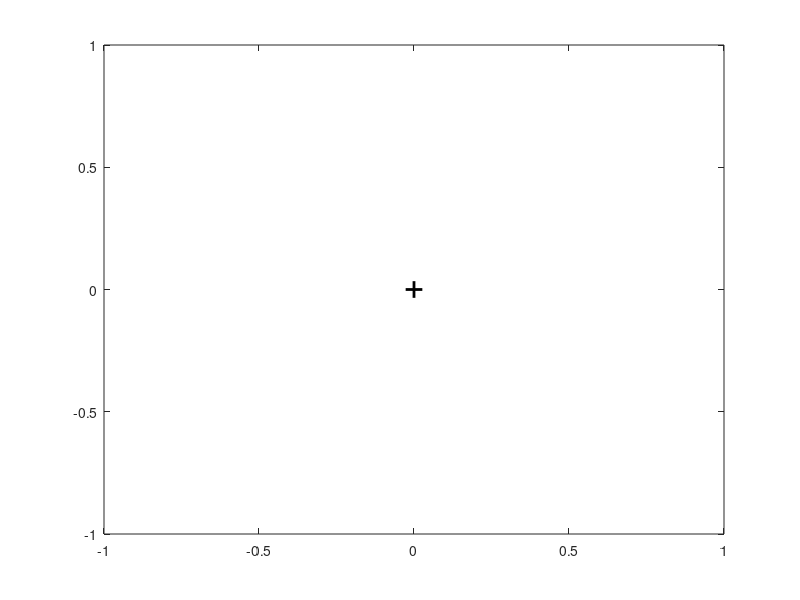

Write the MATLAB code that produced this figure. (Note: this script raises an error after producing the figure.)
% =========================================================================
% plot_Ruu_yref_comparison.m
%
% For a set of user-specified x_ref positions, loads the R_uu correlation
% map from each y_ref folder whose x_ref is closest to the requested value,
% and overlays the isocontour at a chosen rho level for all y_ref values
% on a single axes — one figure per requested x_ref position.
%
% This lets you directly compare how the correlation structure shape
% changes with wall-normal position at a fixed streamwise location.
%
% Author:  Ashley Kwong 
% Date:    April 2026
% =========================================================================

clear; clc; close all;

%% ===================== USER INPUTS =====================

% Full paths to each sweep folder — one per y_ref
sweepFolders = {
    'D:\FULLYPROCESSEDY235AOAN04AOAFN06PIVDATA\sweep_x_yref2.0'
    'D:\FULLYPROCESSEDY235AOAN04AOAFN06PIVDATA\two_point_covariance_20260414_120505\sweep_x_yref2.6'
    'D:\FULLYPROCESSEDY235AOAN04AOAFN06PIVDATA\two_point_covariance_20260414_120904\sweep_x_yref4.6'
    'D:\FULLYPROCESSEDY235AOAN04AOAFN06PIVDATA\two_point_covariance_20260414_140922\sweep_x_yref8.0'
    'D:\FULLYPROCESSEDY235AOAN04AOAFN06PIVDATA\two_point_covariance_20260414_141202\sweep_x_yref14.0'
    'D:\FULLYPROCESSEDY235AOAN04AOAFN06PIVDATA\two_point_covariance_20260414_152812\sweep_x_yref24.5'
    'D:\FULLYPROCESSEDY235AOAN04AOAFN06PIVDATA\two_point_covariance_20260414_170430\sweep_x_yref42.7'
    'D:\FULLYPROCESSEDY235AOAN04AOAFN06PIVDATA\sweep_x_yref89.1'
};

% Numerical y_ref values matching folder order (mm)
y_vals = [2.0, 2.6, 4.6, 8.0, 14.0, 24.5, 42.7 89.1];

% x_ref positions to inspect (mm) — script finds closest available file
x_targets = [350, 711, 1000];

% Correlation threshold for isocontour
rho_level = 1/exp(1);

% Search box (mm) — must match what was used in analyse_Ruu_maps.m
dx_back = 300;   % upstream
dx_fwd  = 600;   % downstream

%% ===================== COLOUR SCHEME =====================

nY    = numel(sweepFolders);
nX    = numel(x_targets);

% y_ref gradient: light blue (near wall) -> dark navy (outer)
cmapY = zeros(nY, 3);
for i = 1:nY
    t = (i-1) / max(nY-1, 1);
    cmapY(i,:) = (1-t)*[0.75 0.88 1.0] + t*[0.0 0.05 0.25];
end

%% ===================== PARSE y_ref FROM FOLDER NAMES =====================

% Extract y_ref from folder name for file search pattern
yref_strs = cell(nY, 1);
for iY = 1:nY
    tok = regexp(sweepFolders{iY}, 'sweep_x_yref([\d.]+)', 'tokens', 'once');
    if ~isempty(tok)
        yref_strs{iY} = tok{1};
    else
        yref_strs{iY} = sprintf('%.1f', y_vals(iY));
    end
end

%% ===================== MAIN LOOP OVER x_targets =====================

for iX = 1:nX

    x_target = x_targets(iX);
    fprintf('\n========================================\n');
    fprintf('x_target = %.1f mm\n', x_target);

    figure('Color','w', ...
        'Position', [50 + (iX-1)*30, 80 + (iX-1)*30, 900, 600], ...
        'Name', sprintf('R_{uu} contours at x_{ref} \\approx %.0f mm', x_target));
    ax = axes; hold on; box on;

    x_found = nan(nY, 1);   % actual x_ref used for each y_ref

    for iY = 1:nY

        thisDir = sweepFolders{iY};

        % --- Load grid ---
        gridFile = fullfile(thisDir, 'grid.mat');
        if ~isfile(gridFile)
            warning('No grid.mat in %s — skipping', thisDir);
            continue;
        end
        G      = load(gridFile, 'worldX_merged', 'worldY_merged');
        worldX = double(G.worldX_merged);
        worldY = double(G.worldY_merged);

        x_min_domain = min(worldX(:));
        x_max_domain = max(worldX(:));
        y_min_domain = min(worldY(:));
        y_max_domain = max(worldY(:));

        % --- Find file with closest x_ref ---
        pattern = sprintf('R_uu_xref*_yref%s.mat', yref_strs{iY});
        files   = dir(fullfile(thisDir, pattern));
        if isempty(files)
            warning('No files matching %s in %s — skipping', pattern, thisDir);
            continue;
        end

        % Parse x_ref from each filename
        xr_available = nan(numel(files), 1);
        for f = 1:numel(files)
            tok = regexp(files(f).name, ...
                'R_uu_xref([-+]?\d*\.?\d+)_yref', 'tokens', 'once');
            if ~isempty(tok)
                xr_available(f) = str2double(tok{1});
            end
        end

        % Find closest
        [~, iClosest] = min(abs(xr_available - x_target));
        chosenFile    = fullfile(thisDir, files(iClosest).name);
        xr_actual     = xr_available(iClosest);
        x_found(iY)   = xr_actual;

        fprintf('  y_ref = %5.1f mm | using x_ref = %.2f mm  (%s)\n', ...
            y_vals(iY), xr_actual, files(iClosest).name);

        % --- Load correlation map ---
        S  = load(chosenFile, 'R_s', 'xr', 'yr');
        R  = double(S.R_s);
        xr = double(S.xr);
        yr = double(S.yr);

        % --- Delta grids ---
        dX = worldX - xr;
        dY = worldY - yr;

        % --- Clamped search box ---
        x_lo = max(xr - dx_back, x_min_domain);
        x_hi = min(xr + dx_fwd,  x_max_domain);

        boxMask         = (dX >= -(xr - x_lo)) & (dX <= (x_hi - xr));
        R_box           = R;
        R_box(~boxMask) = NaN;
        R_box(R_box >  1.0) = 1.0;
        R_box(R_box < -1.0) = NaN;

        dX_box           = dX;  dX_box(~boxMask) = NaN;
        dY_box           = dY;  dY_box(~boxMask) = NaN;

        dx_vec = dX(1,:);
        dy_vec = dY(:,1);

        % --- Extract isocontour of origin-connected region ---
        mask = R_box >= rho_level;
        if sum(mask(:)) < 5
            fprintf('    WARNING: fewer than 5 points above threshold — skipping\n');
            continue;
        end

        % Find origin pixel
        dist2           = dX.^2 + dY.^2;
        dist2(~boxMask) = Inf;
        [~, i0]         = min(dist2(:));

        % Connected components
        CC = bwconncomp(mask);
        if CC.NumObjects == 0, continue; end

        regionIdx = 0;
        for r = 1:CC.NumObjects
            if any(CC.PixelIdxList{r} == i0)
                regionIdx = r;
                break;
            end
        end
        if regionIdx == 0
            regionSizes = cellfun(@numel, CC.PixelIdxList);
            [~, regionIdx] = max(regionSizes);
        end

        mask_origin = false(size(mask));
        mask_origin(CC.PixelIdxList{regionIdx}) = true;

        % Extract boundary of origin region
        B = bwboundaries(mask_origin);

        for b = 1:numel(B)
            bnd    = B{b};
            bnd_dx = dx_vec(bnd(:,2));
            bnd_dy = dy_vec(bnd(:,1));
            plot(ax, bnd_dx, bnd_dy, '-', ...
                'Color',       cmapY(iY,:), ...
                'LineWidth',   2.0, ...
                'DisplayName', sprintf('y_{ref} = %.1f mm', y_vals(iY)));
        end

        % Bounding box
        dX_pts = dX_box(mask_origin);
        dY_pts = dY_box(mask_origin);
        Lxu = abs(min(dX_pts));
        Lxd = max(dX_pts);
        Lyt = max(dY_pts);
        Lyb = abs(min(dY_pts));

        bx = [-Lxu,  Lxd,  Lxd, -Lxu, -Lxu];
        by = [-Lyb, -Lyb,  Lyt,  Lyt, -Lyb];
        plot(ax, bx, by, '--', ...
            'Color',            cmapY(iY,:), ...
            'LineWidth',        0.8, ...
            'HandleVisibility', 'off');

    end % y_ref loop

    % --- Reference point marker and zero lines ---
    plot(ax, 0, 0, 'k+', 'MarkerSize', 12, 'LineWidth', 2, ...
        'HandleVisibility', 'off');
    xline(ax, 0, 'k:', 'LineWidth', 0.8, 'HandleVisibility', 'off');
    yline(ax, 0, 'k:', 'LineWidth', 0.8, 'HandleVisibility', 'off');

    % Deduplicate legend entries (one per y_ref)
    h = get(ax, 'Children');
    seen   = false(nY, 1);
    hKeep  = gobjects(0);
    for k = 1:numel(h)
        dn = get(h(k), 'DisplayName');
        for iY = 1:nY
            lbl = sprintf('y_{ref} = %.1f mm', y_vals(iY));
            if strcmp(dn, lbl) && ~seen(iY)
                seen(iY)  = true;
                hKeep(end+1) = h(k); %#ok<AGROW>
            end
        end
    end
    legend(ax, hKeep, 'Location', 'best', 'FontSize', 9);

    % Report actual x_ref values used
    x_found_str = strjoin(arrayfun(@(v) sprintf('%.1f', v), ...
        x_found(isfinite(x_found)), 'UniformOutput', false), ', ');

    xlabel(ax, '\Deltax  (mm)');
    ylabel(ax, '\Deltay  (mm)');
    title(ax, sprintf(['R_{uu} isocontour  [\\rho = 1/e]  |  ' ...
        'x_{target} = %.0f mm  (actual x_{ref}: %s mm)'], ...
        x_target, x_found_str), 'FontSize', 10);
    grid(ax, 'on');
    set(ax, 'YDir', 'normal');
    axis(ax, 'equal');

end % x_target loop

%% ===================== COLOUR SCHEME =====================

nY = numel(sweepFolders);
nX = numel(x_targets);

% x_ref colour: light (upstream) -> dark (downstream)
cmapX = zeros(nX, 3);
for i = 1:nX
    t = (i-1) / max(nX-1, 1);
    cmapX(i,:) = (1-t)*[0.95 0.70 0.30] + t*[0.50 0.05 0.05];
end

%% ===================== PARSE y_ref STRINGS FROM FOLDER NAMES =====================

yref_strs = cell(nY, 1);
for iY = 1:nY
    tok = regexp(sweepFolders{iY}, 'sweep_x_yref([\d.]+)', 'tokens', 'once');
    if ~isempty(tok)
        yref_strs{iY} = tok{1};
    else
        yref_strs{iY} = sprintf('%.1f', y_vals(iY));
    end
end

%% ===================== FIGURE: nY x 1 SUBPLOTS =====================

figure('Color','w', ...
    'Position', [50 30 800 220*nY], ...
    'Name',     'R_{uu} isocontour evolution in x_{ref} — per y_{ref}');

axAll = gobjects(nY, 1);

for iY = 1:nY

    axAll(iY) = subplot(nY, 1, iY);
    hold on; box on;

    thisDir = sweepFolders{iY};

    % --- Load grid ---
    gridFile = fullfile(thisDir, 'grid.mat');
    if ~isfile(gridFile)
        warning('No grid.mat in %s — skipping', thisDir);
        title(axAll(iY), sprintf('y_{ref} = %.1f mm — NO GRID', y_vals(iY)));
        continue;
    end
    G      = load(gridFile, 'worldX_merged', 'worldY_merged');
    worldX = double(G.worldX_merged);
    worldY = double(G.worldY_merged);

    x_min_domain = min(worldX(:));
    x_max_domain = max(worldX(:));

    % --- Find all available files and their x_ref values ---
    pattern = sprintf('R_uu_xref*_yref%s.mat', yref_strs{iY});
    files   = dir(fullfile(thisDir, pattern));
    if isempty(files)
        warning('No files matching %s — skipping', pattern);
        title(axAll(iY), sprintf('y_{ref} = %.1f mm — NO FILES', y_vals(iY)));
        continue;
    end

    xr_available = nan(numel(files), 1);
    for f = 1:numel(files)
        tok = regexp(files(f).name, ...
            'R_uu_xref([-+]?\d*\.?\d+)_yref', 'tokens', 'once');
        if ~isempty(tok)
            xr_available(f) = str2double(tok{1});
        end
    end

    fprintf('\ny_ref = %.1f mm\n', y_vals(iY));

    x_found = nan(nX, 1);

    for iX = 1:nX

        x_target = x_targets(iX);

        % Find closest file
        [~, iClosest] = min(abs(xr_available - x_target));
        chosenFile    = fullfile(thisDir, files(iClosest).name);
        xr_actual     = xr_available(iClosest);
        x_found(iX)   = xr_actual;

        fprintf('  x_target = %6.1f mm | using x_ref = %.2f mm\n', ...
            x_target, xr_actual);

        % --- Load ---
        S  = load(chosenFile, 'R_s', 'xr', 'yr');
        R  = double(S.R_s);
        xr = double(S.xr);
        yr = double(S.yr);

        % --- Delta grids ---
        dX = worldX - xr;
        dY = worldY - yr;

        % --- Clamped search box ---
        x_lo = max(xr - dx_back, x_min_domain);
        x_hi = min(xr + dx_fwd,  x_max_domain);

        boxMask         = (dX >= -(xr - x_lo)) & (dX <= (x_hi - xr));
        R_box           = R;
        R_box(~boxMask) = NaN;
        R_box(R_box >  1.0) = 1.0;
        R_box(R_box < -1.0) = NaN;

        dX_box           = dX;  dX_box(~boxMask) = NaN;
        dY_box           = dY;  dY_box(~boxMask) = NaN;

        dx_vec = dX(1,:);
        dy_vec = dY(:,1);

        % --- Threshold mask ---
        mask = R_box >= rho_level;
        if sum(mask(:)) < 5
            fprintf('    WARNING: fewer than 5 points above threshold\n');
            continue;
        end

        % --- Find origin pixel ---
        dist2           = dX.^2 + dY.^2;
        dist2(~boxMask) = Inf;
        [~, i0]         = min(dist2(:));

        % --- Connected components ---
        CC = bwconncomp(mask);
        if CC.NumObjects == 0, continue; end

        regionIdx = 0;
        for r = 1:CC.NumObjects
            if any(CC.PixelIdxList{r} == i0)
                regionIdx = r;
                break;
            end
        end
        if regionIdx == 0
            regionSizes = cellfun(@numel, CC.PixelIdxList);
            [~, regionIdx] = max(regionSizes);
        end

        mask_origin = false(size(mask));
        mask_origin(CC.PixelIdxList{regionIdx}) = true;

        % --- Draw isocontour ---
        B = bwboundaries(mask_origin);
        for b = 1:numel(B)
            bnd    = B{b};
            bnd_dx = dx_vec(bnd(:,2));
            bnd_dy = dy_vec(bnd(:,1));
            plot(axAll(iY), bnd_dx, bnd_dy, '-', ...
                'Color',       cmapX(iX,:), ...
                'LineWidth',   1.8, ...
                'DisplayName', sprintf('x_{ref} = %.0f mm', xr_actual));
        end

        % --- Bounding box (dashed) ---
        dX_pts = dX_box(mask_origin);
        dY_pts = dY_box(mask_origin);
        if numel(dX_pts) >= 5
            Lxu = abs(min(dX_pts));
            Lxd = max(dX_pts);
            Lyt = max(dY_pts);
            Lyb = abs(min(dY_pts));
            bx  = [-Lxu,  Lxd,  Lxd, -Lxu, -Lxu];
            by  = [-Lyb, -Lyb,  Lyt,  Lyt, -Lyb];
            plot(axAll(iY), bx, by, '--', ...
                'Color',            cmapX(iX,:), ...
                'LineWidth',        0.7, ...
                'HandleVisibility', 'off');
        end

    end % x_target loop

    % Reference point marker and zero lines
    plot(axAll(iY), 0, 0, 'k+', 'MarkerSize', 10, 'LineWidth', 2, ...
        'HandleVisibility', 'off');
    xline(axAll(iY), 0, 'k:', 'LineWidth', 0.8, 'HandleVisibility', 'off');
    yline(axAll(iY), 0, 'k:', 'LineWidth', 0.8, 'HandleVisibility', 'off');

    % Deduplicate legend — one entry per x_target
    h    = get(axAll(iY), 'Children');
    seen = false(nX, 1);
    hKeep = gobjects(0);
    for k = 1:numel(h)
        dn = get(h(k), 'DisplayName');
        for iX = 1:nX
            lbl = sprintf('x_{ref} = %.0f mm', x_found(iX));
            if strcmp(dn, lbl) && ~seen(iX)
                seen(iX)     = true;
                hKeep(end+1) = h(k); %#ok<AGROW>
            end
        end
    end
    legend(axAll(iY), hKeep, 'Location', 'eastoutside', 'FontSize', 8);

    ylabel(axAll(iY), '\Deltay  (mm)');
    title(axAll(iY), ...
        sprintf('y_{ref} = %.1f mm', y_vals(iY)), ...
        'FontWeight', 'normal', 'FontSize', 10);
    grid(axAll(iY), 'on');
    set(axAll(iY), 'YDir', 'normal');
    axis(axAll(iY), 'equal');

    if iY == nY
        xlabel(axAll(iY), '\Deltax  (mm)');
    end

end % y_ref loop

% Link x and y axes across all subplots for direct comparison
linkaxes(axAll, 'xy');

sgtitle(sprintf('R_{uu} isocontour evolution  [\\rho = 1/e]  —  x_{ref} = %s mm', ...
    strjoin(arrayfun(@(v) sprintf('%.0f', v), x_targets, ...
    'UniformOutput', false), ', ')), ...
    'FontSize', 11);

%% ===================== FIGURE: Lx vs y/delta =====================
% For each x_ref target, plot Lx vs y/delta
% Lines coloured by x_ref position
% Requires delta (boundary layer thickness) at each x_ref — user input

% --- User input: delta values at each x_target (mm) ---
% These should come from your boundary layer sweep results
% Order must match x_targets
% ===================== LOAD delta FROM blSweep =====================

blSweepFile = 'C:\Users\ak1u24\OneDrive - University of Southampton\MATLAB\Experimental Campaign 1\PIV\PIV_results\Case2_PIVresults\blSweep_20260415_125916.mat';

B       = load(blSweepFile, 'blSweep');
bl_x    = B.blSweep.x_mm;
bl_d99  = B.blSweep.delta99_hybrid_mm;

% Remove NaNs before interpolation
valid_bl       = isfinite(bl_x) & isfinite(bl_d99);
bl_x_clean     = bl_x(valid_bl);
bl_d99_clean   = bl_d99(valid_bl);

% Interpolate delta99 at each x_target
% Use 'linear' with NaN for any x_target outside the bl_x range
delta_vals = interp1(bl_x_clean, bl_d99_clean, x_targets, 'linear', NaN);
figure('Color','w', 'Position',[100 80 700 500], ...
    'Name', 'L_x vs y/delta');
axLx = axes; hold on; box on;


% Report
fprintf('\ndelta99 at each x_target:\n');
for iX = 1:nX
    if isfinite(delta_vals(iX))
        fprintf('  x_target = %6.1f mm  ->  delta99 = %.2f mm\n', ...
            x_targets(iX), delta_vals(iX));
    else
        fprintf('  x_target = %6.1f mm  ->  delta99 = NaN (outside bl_x range — skipping)\n', ...
            x_targets(iX));
    end
end
% -------------------------------------------------------


for iX = 1:nX

    % Skip if delta unavailable at this x_target
    if ~isfinite(delta_vals(iX))
        fprintf('Skipping x_target = %.1f mm — no delta99 available\n', ...
            x_targets(iX));
        continue;
    end

    x_target = x_targets(iX);
    delta    = delta_vals(iX);


    Lx_prof  = nan(nY, 1);
    Lx_norm  = nan(nY,1) ; 
    y_norm   = nan(nY, 1);

    for iY = 1:nY

        thisDir = sweepFolders{iY};

        % Load grid
        gridFile = fullfile(thisDir, 'grid.mat');
        if ~isfile(gridFile), continue; end
        G      = load(gridFile, 'worldX_merged', 'worldY_merged');
        worldX = double(G.worldX_merged);
        worldY = double(G.worldY_merged);

        x_min_domain = min(worldX(:));
        x_max_domain = max(worldX(:));

        % Find closest file
        pattern = sprintf('R_uu_xref*_yref%s.mat', yref_strs{iY});
        files   = dir(fullfile(thisDir, pattern));
        if isempty(files), continue; end

        xr_available = nan(numel(files), 1);
        for f = 1:numel(files)
            tok = regexp(files(f).name, ...
                'R_uu_xref([-+]?\d*\.?\d+)_yref', 'tokens', 'once');
            if ~isempty(tok)
                xr_available(f) = str2double(tok{1});
            end
        end

        [~, iClosest] = min(abs(xr_available - x_target));
        chosenFile    = fullfile(thisDir, files(iClosest).name);

        % Load
        S  = load(chosenFile, 'R_s', 'xr', 'yr');
        R  = double(S.R_s);
        xr = double(S.xr);
        yr = double(S.yr);

        % Delta grids and search box
        dX = worldX - xr;
        dY = worldY - yr;

        x_lo = max(xr - dx_back, x_min_domain);
        x_hi = min(xr + dx_fwd,  x_max_domain);

        boxMask         = (dX >= -(xr - x_lo)) & (dX <= (x_hi - xr));
        R_box           = R;
        R_box(~boxMask) = NaN;
        R_box(R_box >  1.0) = 1.0;
        R_box(R_box < -1.0) = NaN;

        dX_box           = dX;  dX_box(~boxMask) = NaN;
        dY_box           = dY;  dY_box(~boxMask) = NaN;

        % Threshold and connected region
        mask = R_box >= rho_level;
        if sum(mask(:)) < 5, continue; end

        dist2           = dX.^2 + dY.^2;
        dist2(~boxMask) = Inf;
        [~, i0]         = min(dist2(:));

        CC = bwconncomp(mask);
        if CC.NumObjects == 0, continue; end

        regionIdx = 0;
        for r = 1:CC.NumObjects
            if any(CC.PixelIdxList{r} == i0)
                regionIdx = r;
                break;
            end
        end
        if regionIdx == 0
            regionSizes = cellfun(@numel, CC.PixelIdxList);
            [~, regionIdx] = max(regionSizes);
        end

        mask_origin = false(size(mask));
        mask_origin(CC.PixelIdxList{regionIdx}) = true;

        dX_pts = dX_box(mask_origin);
        dY_pts = dY_box(mask_origin);
        if numel(dX_pts) < 5, continue; end

        % Bounding box
        Lxu = abs(min(dX_pts));
        Lxd = max(dX_pts);

        Lx_prof(iY) = Lxu + Lxd;
        Lx_norm(iY) = (Lxu + Lxd) /delta; 
        y_norm(iY)  = yr / delta;

    end % y_ref loop

    % Plot profile for this x_target
    valid = isfinite(Lx_norm) & isfinite(y_norm);
    plot(axLx, y_norm(valid), Lx_norm(valid), 'o-', ...
        'Color',           cmapX(iX,:), ...
        'LineWidth',       1.8, ...
        'MarkerFaceColor', cmapX(iX,:), ...
        'MarkerEdgeColor', 'k', ...
        'MarkerSize',      6, ...
        'DisplayName',     sprintf('x_{ref} \\approx %.0f mm', x_target));

end % x_target loop

xlabel(axLx, 'y / \delta');
ylabel(axLx, 'L_x / \delta');
title(axLx,  sprintf('Streamwise extent vs wall-normal position  [\\rho = 1/e]'));
legend(axLx, 'Location', 'best');
grid(axLx,   'on');
set(axLx,    'XScale', 'log');   % log scale on y/delta is standard in TBL lit
